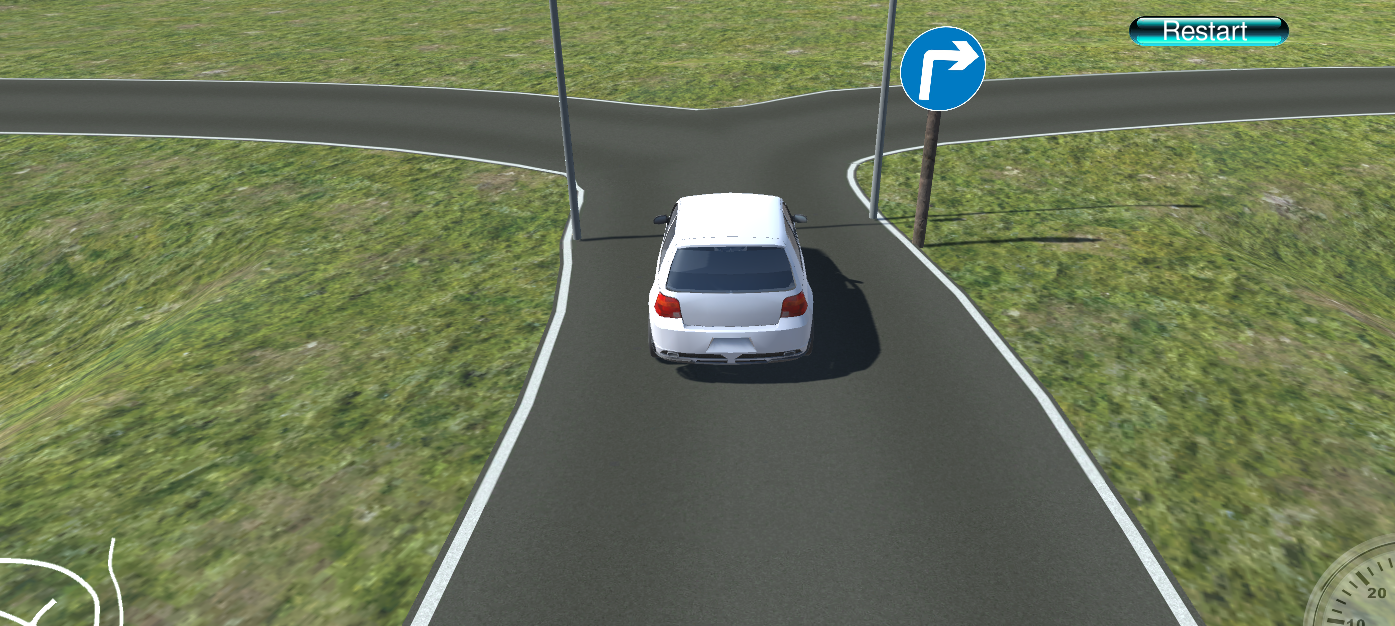
#> input picture 06012019/test.png, 1395 x 626 px
$ python thresholding.py   (older library calls are emulated)
#> lines starting #> are read from the running program, lines starting #| are printed output that depends on the picture; after the words box and inside, x2 and y2 are one past the last pixel; in counts of white or black regions, pixels touching at a corner belong together
import cv2
import numpy as np

def birdview(img):
    pass

def thresh_hls_s(img, thresh = (170,255)):
    hls = cv2.cvtColor(img,cv2.COLOR_RGB2HLS).astype(np.float)
    binary_image = np.zeros((hls.shape[0],hls.shape[1]),dtype='uint8')
    binary_image[(hls[:,:,2] >= thresh[0]) & (hls[:,:,2] <= thresh[1])] = 255
    return binary_image

def thresh_hls_l(img, thresh = (140,255)):
    hls = cv2.cvtColor(img,cv2.COLOR_RGB2HLS)
    binary_image = np.zeros((hls.shape[0],hls.shape[1]),dtype='uint8')
    binary_image[(hls[:,:,1] > thresh[0]) & (hls[:,:,1] <= thresh[1])] = 255
    return binary_image


def sobel_x(img,thresh = (140,255)):
    gray = cv2.cvtColor(img,cv2.COLOR_RGB2GRAY)
    sobelx = cv2.Sobel(gray, cv2.CV_64F, 1, 0)
    binary_image = np.zeros((img.shape[0],img.shape[1]),dtype='uint8')
    return sobelx

def sobel_y(img,thresh = (140,255)):
    gray = cv2.cvtColor(img,cv2.COLOR_RGB2GRAY)
    sobely = cv2.Sobel(gray, cv2.CV_64F, 0, 1)
    binary_image = np.zeros((img.shape[0],img.shape[1]),dtype='uint8')
    return sobely

def main():
    img = cv2.imread('test.png')
#> img is the input picture: shape (626, 1395, 3); mean B, G, R 85.7, 116.5, 106.6
    cv2.imshow('original',img)
    sobelx = sobel_x(img)
    sobely = sobel_y(img)
    #hls_s = thresh_hls_s(img)
    hls_l = thresh_hls_l(img)
#> in thresh_hls_l, `hls = cv2.cvtColor(img,cv2.COLOR_RGB2HLS)`: hls: shape (626, 1395, 3); mean of channels 0, 1, 2 73.9, 100.4, 45.5
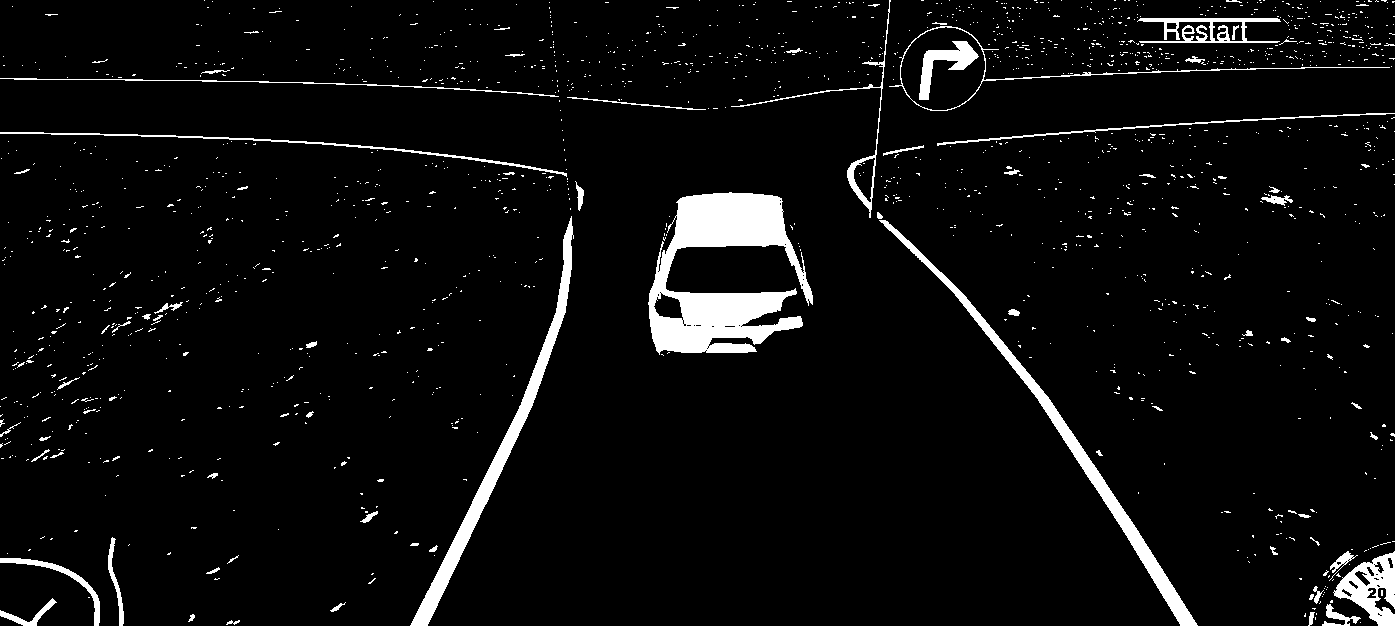
#> hls_l: shape (626, 1395); 4.9% white; 1616 white regions (1538 under 20 px), largest, box (x1, y1, x2, y2) and area: (648, 192, 813, 355) 13488, (410, 216, 574, 626) 5153, (879, 220, 1198, 626) 5147
    cv2.imshow('Sobel X',sobelx)
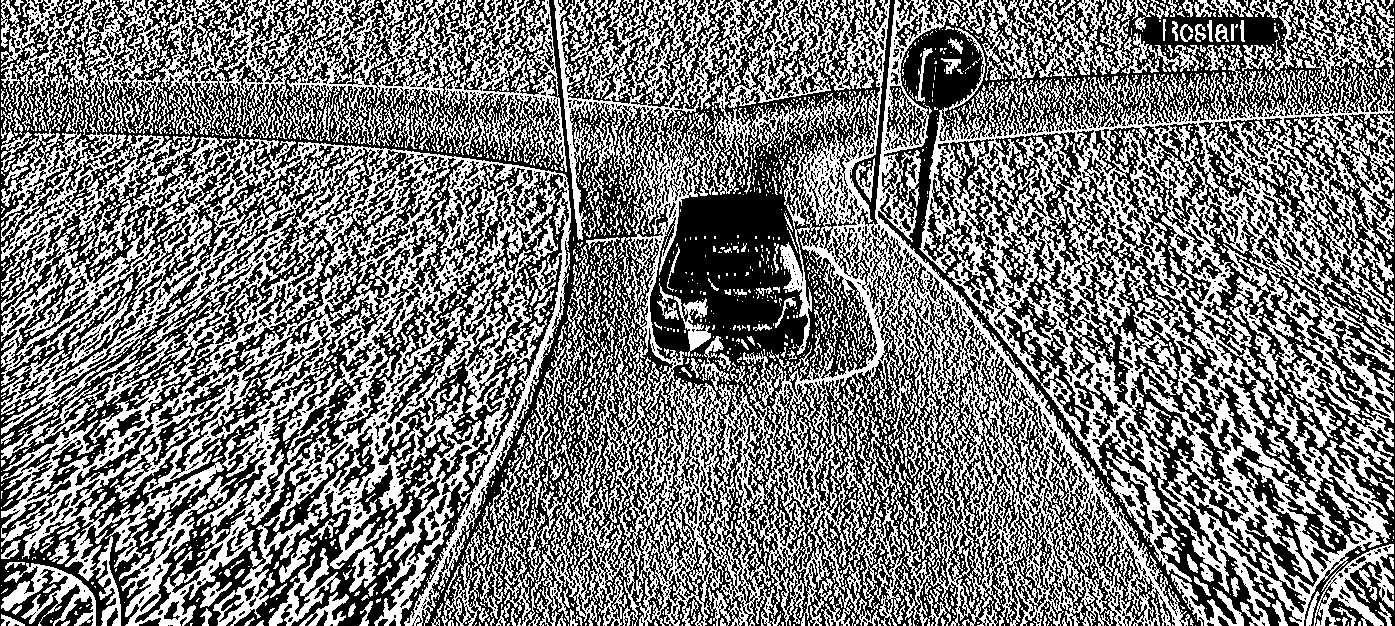
#> window 'Sobel X': shape (626, 1395); 47.5% white; 3580 white regions (2919 under 20 px), largest, box (x1, y1, x2, y2) and area: (1, 95, 571, 626) 108093, (535, 0, 1190, 626) 106802, (919, 45, 1394, 626) 85228
    cv2.imshow('Sobel Y',sobely)
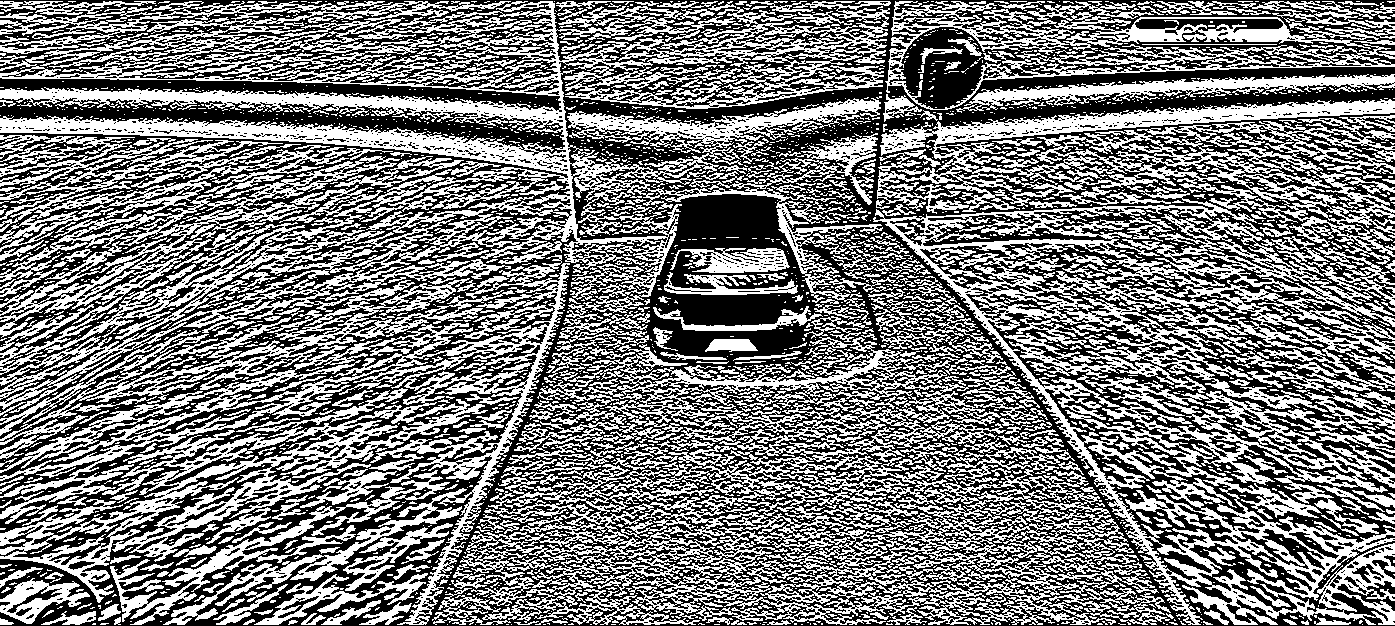
#> window 'Sobel Y': shape (626, 1395); 47.9% white; 3172 white regions (2618 under 20 px), largest, box (x1, y1, x2, y2) and area: (0, 1, 891, 625) 164128, (873, 99, 1395, 625) 89174, (453, 337, 1171, 625) 63497
    cv2.imshow('s channel',thresh_hls_s(img))
#> in thresh_hls_s, `hls = cv2.cvtColor(img,cv2.COLOR_RGB2HLS).astype(np.float)`:
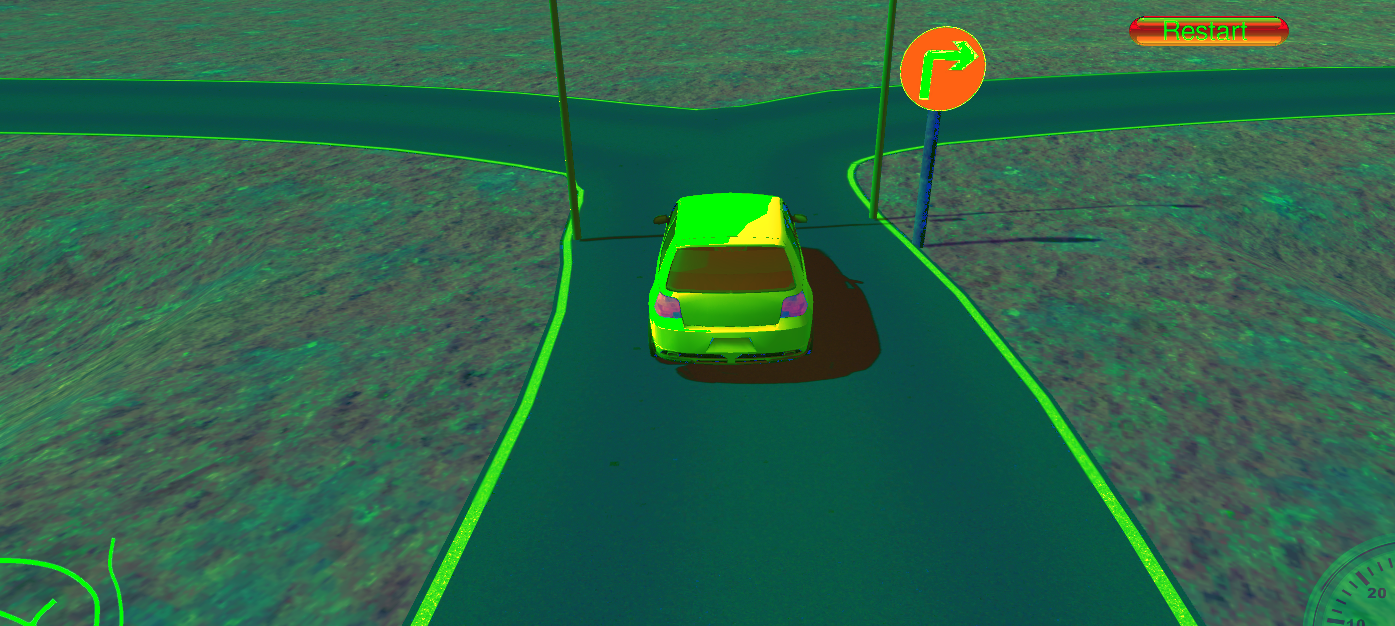
#> hls: shape (626, 1395, 3) float64; mean B, G, R 73.9, 100.4, 45.5
    cv2.imshow('bitwise and',cv2.bitwise_not(sobelx,sobely))
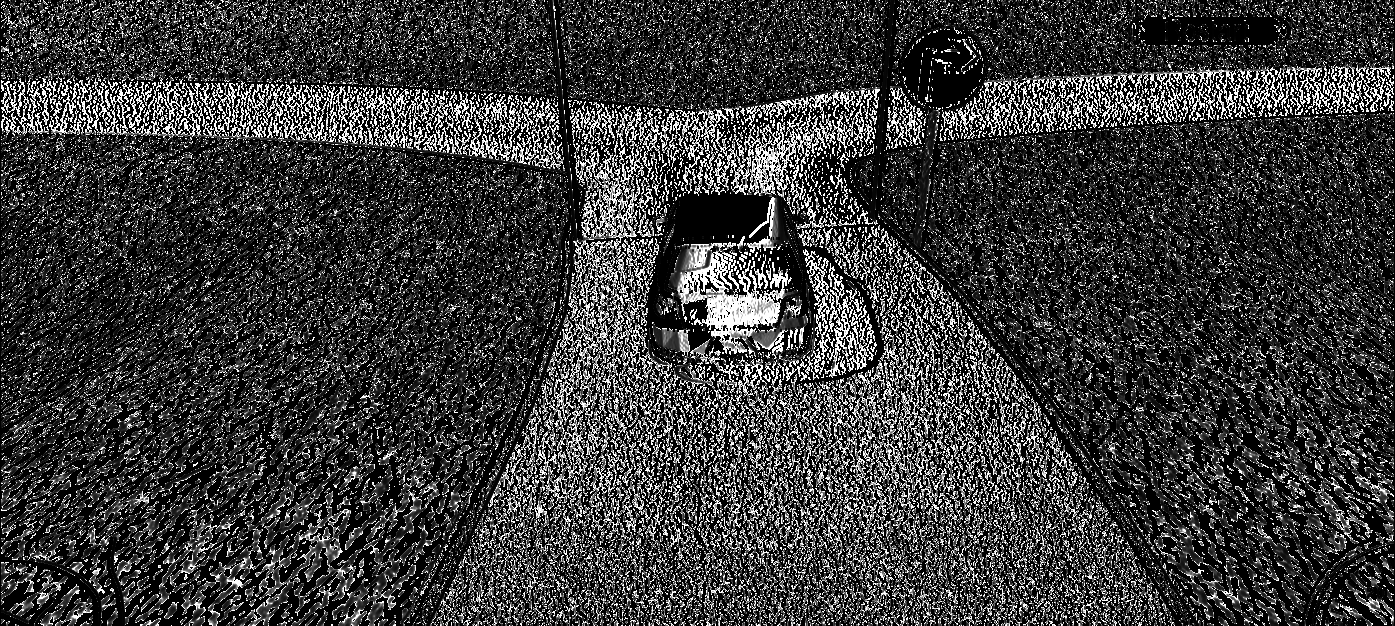
#> window 'bitwise and': shape (626, 1395); min 0, max 255, mean 57.6
    cv2.imshow('L',hls_l)
    cv2.waitKey(0)

if __name__ == "__main__":
    main()
